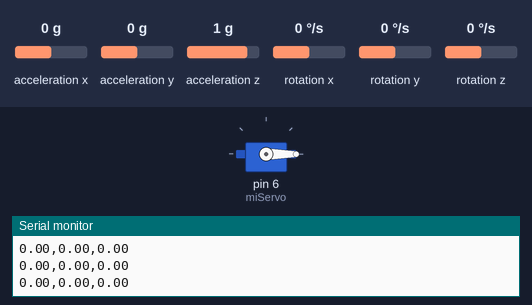
Bench run of a sketch on a simulated Arduino Uno, built with avr-gcc and run on an emulated ATmega328P. Shown: servo, the last lines printed to the serial monitor. The inputs (shaded band) are chosen by the test bench; at power-on: rotation x 0 °/s, acceleration x 0 g, acceleration y 0 g, acceleration z 1 g, rotation y 0 °/s, rotation z 0 °/s.

Above: at 12.1 s.
12.2 s: rotation x set to -100 °/s
At 13.29 s:
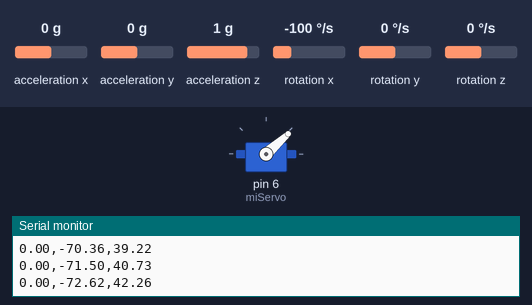
At 13.91 s:
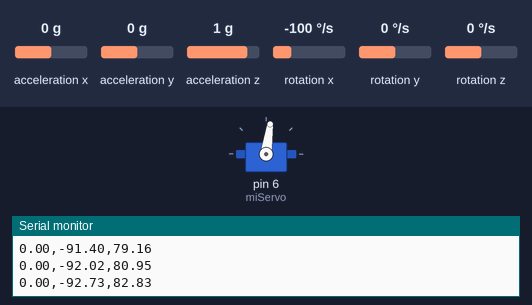
15.2 s: rotation x set to 100 °/s
At 17.01 s:
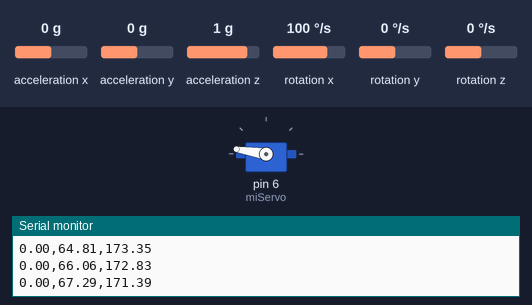
18.2 s: rotation x set to -192 °/s
Timing chart, 0 to 21.4 s (numbered marks = the images above; inputs shaded):
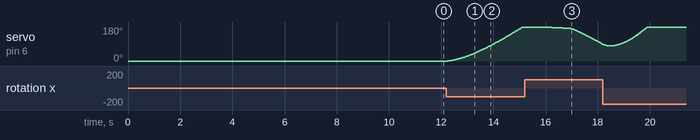

Measured:
- after the input at 12.2 s, servo on pin 6 (miServo): moves from 0° to 180° over 2.9 s, starting after 0.06 s
- after the input at 15.2 s, servo on pin 6 (miServo): moves from 180° to 88° over 2.2 s, starting after 0.82 s

The sketch:

pi_mpu.ino
```cpp
#include "I2Cdev.h"
#include "MPU6050.h"
#include "Wire.h"
#include <Servo.h>

MPU6050 sensor;
Servo miServo;

// inicialización de variables
int ax, ay, az;
int gx, gy, gz;
long f_ax, f_ay, f_az; int p_ax, p_ay, p_az;
long f_gx, f_gy, f_gz; int p_gx, p_gy, p_gz;
int ax_o, ay_o, az_o; int gx_o, gy_o, gz_o;

float ang_x;
float ang_x_prev = 0;

// ganancias del controlador
float Kp = 0.10255;
float Ki = 0.75;

// variables para el cálculo de la salida del controlador
float setpoint = 0.0;
float input = 0.0;
float output = 0.0;

float error = 0.0;
float error_integral = 0.0;
long tiempo_prev = 0;

// configuración inicial del MPU y servo
void setup() {
  Serial.begin(57600);
  Wire.begin();
  sensor.initialize();

  miServo.attach(6);
  miServo.write(0);

  Serial.println("Calibrando MPU6050... No mover");
  calibrarMPU();

  Serial.println("Ingresa un ángulo entre 0 y 180:");
  delay(2000);

  tiempo_prev = millis();
}

void loop() {
  // lectura de setpoint
  if (Serial.available() > 0) {
    String mensaje = Serial.readStringUntil('\n');
    float nuevo_angulo = mensaje.toFloat();

    if (nuevo_angulo >= 0 && nuevo_angulo <= 180) {
      setpoint = nuevo_angulo;
    }
  }

  // cálculo de tiempo
  float dt = (millis() - tiempo_prev) / 1000.0;
  tiempo_prev = millis();

  // adquisición de datos del MPU
  sensor.getAcceleration(&ax, &ay, &az);
  sensor.getRotation(&gx, &gy, &gz);

  float accel_ang_x = atan2(ay, sqrt(pow((float)ax, 2) + pow((float)az, 2))) * (180.0 / 3.14);
  ang_x = 0.98 * (ang_x_prev + (gx / 131.0) * dt) + 0.02 * accel_ang_x;

  if (isnan(ang_x)) { ang_x = 0; }
  ang_x_prev = ang_x;

  input = ang_x;

  // ecuación del controlador PI
  error = setpoint - input;

  float P = Kp * error;

  error_integral = error_integral + (error * dt);
  float I = Ki * error_integral;

  // protección matemática anti-windup para limitar el error
  if (I > 180) I = 180;
  else if (I < -180) I = -180;

  // salida del controlador
  output = P + I;

  // protección de saturación para limitar el giro del servo de 0 a 180 grados
  if (output > 180) output = 180;
  else if (output < 0) output = 0;

  // manda el ángulo al servo
  miServo.write(output);

  // registro de datos en términal
  Serial.print(setpoint); // imprime la entrada o el setpoint al que se desea llegar
  Serial.print(",");
  Serial.print(input); // imprime la lectura del MPU, el valor real en grados
  Serial.print(",");
  Serial.println(output); // imprime lo que envia el controlador

  delay(20);
}

// calibración del MPU
void calibrarMPU() {
  ax_o = sensor.getXAccelOffset(); ay_o = sensor.getYAccelOffset(); az_o = sensor.getZAccelOffset();
  gx_o = sensor.getXGyroOffset(); gy_o = sensor.getYGyroOffset(); gz_o = sensor.getZGyroOffset();

  for(int i = 0; i < 1500; i++) {
    sensor.getAcceleration(&ax, &ay, &az);
    sensor.getRotation(&gx, &gy, &gz);

    f_ax = f_ax - (f_ax >> 5) + ax; p_ax = f_ax >> 5;
    f_ay = f_ay - (f_ay >> 5) + ay; p_ay = f_ay >> 5;
    f_az = f_az - (f_az >> 5) + az; p_az = f_az >> 5;
    f_gx = f_gx - (f_gx >> 3) + gx; p_gx = f_gx >> 3;
    f_gy = f_gy - (f_gy >> 3) + gy; p_gy = f_gy >> 3;
    f_gz = f_gz - (f_gz >> 3) + gz; p_gz = f_gz >> 3;

    if (i % 100 == 0 && i > 0) {
      if (p_ax > 0) ax_o--; else ax_o++;
      if (p_ay > 0) ay_o--; else ay_o++;
      if (p_az - 16384 > 0) az_o--; else az_o++;
      sensor.setXAccelOffset(ax_o); sensor.setYAccelOffset(ay_o); sensor.setZAccelOffset(az_o);
      if (p_gx > 0) gx_o--; else gx_o++;
      if (p_gy > 0) gy_o--; else gy_o++;
      if (p_gz > 0) gz_o--; else gz_o++;
      sensor.setXGyroOffset(gx_o); sensor.setYGyroOffset(gy_o); sensor.setZGyroOffset(gz_o);
    }
    delay(2);
  }
}
```
